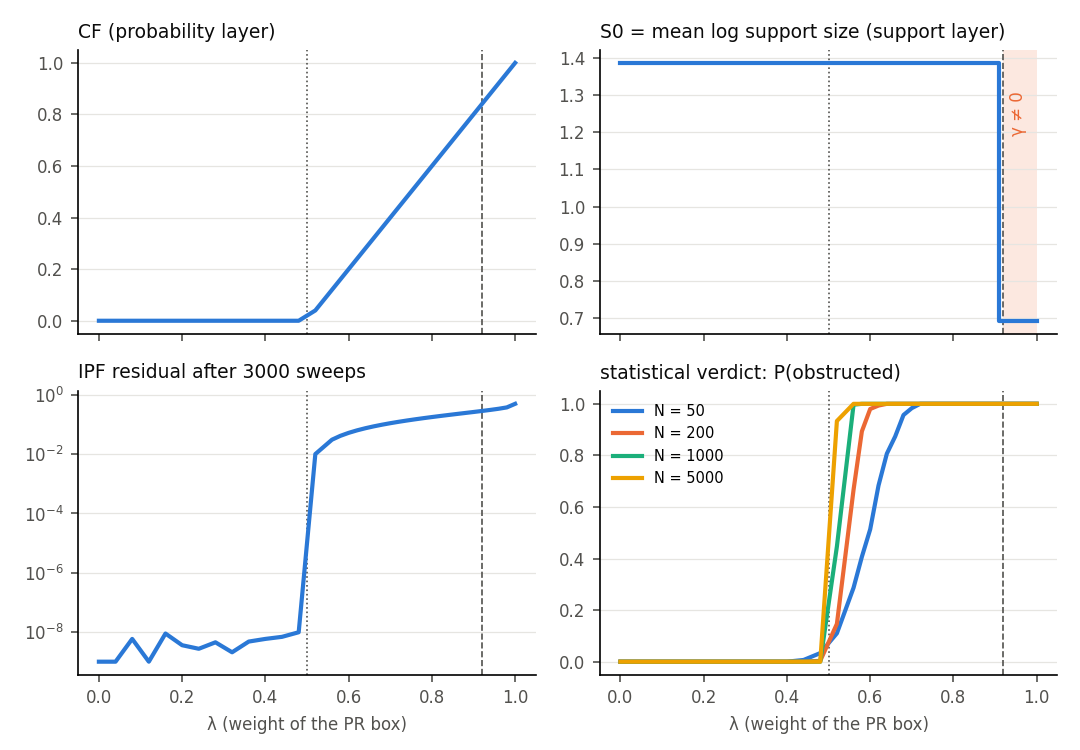

Source code (Python):
"""Gluing-lattice dynamics: which invariants jump and which move continuously along a path of models.

Path: e(lambda) = lambda * PR box + (1 - lambda) * white noise on the CHSH scenario (4 contexts, a 4-cycle).
Along lambda we track
  CF        contextual fraction (LP)                              probability layer, continuous
  S0        mean log support size over contexts (tolerance tau)  support layer, jumps
  gamma     AMB cohomological obstruction on the support at tolerance tau (sound, not complete)
  S2        mean Tsallis-2 entropy over contexts                  continuous
  IPF       maximum-entropy extension converges? (converges iff a joint exists, i.e. CF = 0)
  lattice   statistical verdict from N samples per context: the full cover is 'obstructed' if the CHSH value
            exceeds 2 by 1.645 se (one-sided 5%); every proper sub-cover (3 of the 4 contexts) is a tree and
            always glues (Vorob'ev), so the full cycle is the only possible minimal obstruction.
The support tweak: an empirical support uses a tolerance tau (cells with p < tau count as impossible). With
tau = 0.02 the support of e(lambda) collapses to the PR support at lambda > 1 - 4 tau = 0.92.
"""
import os, sys, json
here = os.path.dirname(os.path.abspath(__file__))
sys.path.insert(0, os.path.join(here, "../.."))
import numpy as np
from amb_vigneaux.models import pr_box, white_noise
from amb_vigneaux.scenario import EmpiricalModel
from amb_vigneaux.outcome import contextual_fraction, analyse_outcomes
from amb_vigneaux.functors import max_entropy_extension

TAU = 0.02
rng = np.random.default_rng(0)
PR = pr_box(); SC = PR.scenario; WN = white_noise(SC)


def mix(lam):
    return EmpiricalModel(SC, {C: lam * PR.tables[C] + (1 - lam) * WN.tables[C] for C in SC.contexts})


def chsh_value(tables):
    """S = sum over contexts of +-(P(a=b) - P(a!=b)) with the PR sign pattern (x*y = 1 flips the sign)"""
    S = 0.0
    for C in SC.contexts:
        secs = SC.sections(C); t = tables[C]
        corr = sum(p * (1 if s[0] == s[1] else -1) for s, p in zip(secs, t))
        x, y = int(C[0][1]), int(C[1][1])
        S += -corr if (x & y) else corr
    return S


def obstructed(model, N):
    counts = {C: rng.multinomial(N, model.tables[C]) for C in SC.contexts}
    t = {C: c / N for C, c in counts.items()}
    S = chsh_value(t)
    var = 0.0
    for C in SC.contexts:
        secs = SC.sections(C); pr = t[C]
        e = np.array([1 if s[0] == s[1] else -1 for s in secs], float)
        m = float((pr * e).sum()); var += (1 - m * m) / N
    return S - 2 > 1.645 * np.sqrt(var)


if __name__ == "__main__":
    lams = np.round(np.concatenate([np.linspace(0, 0.48, 13), [0.52], np.linspace(0.56, 1.0, 23)]), 4)
    rows = []
    for lam in lams:
        e = mix(lam)
        cf = contextual_fraction(e).value
        rep = analyse_outcomes(e, eps=TAU, with_cf=False)
        supp = e.support(TAU)
        S0 = float(np.mean([np.log(len(supp[C])) for C in SC.contexts]))
        S2 = float(np.mean([1 - (e.tables[C] ** 2).sum() for C in SC.contexts]))
        me = max_entropy_extension(e, iters=3000, tol=1e-8)
        det = {N: float(np.mean([obstructed(e, N) for _ in range(300)])) for N in (50, 200, 1000, 5000)}
        rows.append(dict(lam=float(lam), CF=cf, S0=S0, S2=S2, gamma=bool(rep.gamma_h1_nonzero), level=rep.level(),
                         strong=bool(rep.strongly_contextual), ipf_converged=bool(me.converged), ipf_residual=float(me.residual),
                         chsh=chsh_value(e.tables), detect=det))
    print(f"{'lambda':>6s} {'CF':>6s} {'CHSH':>6s} {'S0':>6s} {'S2':>6s} {'gamma':>6s} {'IPF':>9s}  detection at N = 50 / 200 / 1000 / 5000")
    for r in rows:
        print(f"{r['lam']:6.3f} {r['CF']:6.3f} {r['chsh']:6.3f} {r['S0']:6.3f} {r['S2']:6.3f} {str(r['gamma']):>6s} "
              f"{('conv' if r['ipf_converged'] else 'cycles'):>9s}  " + " / ".join(f"{r['detect'][N]:.2f}" for N in (50, 200, 1000, 5000)))
    # regimes
    cfpos = [r for r in rows if r["CF"] > 1e-9]
    stretch = [r["lam"] for r in cfpos if not r["gamma"]]
    print(f"\nCF > 0 from lambda = {min(r['lam'] for r in cfpos):.2f};  CF > 0 but gamma = 0 on lambda in [{min(stretch):.2f}, {max(stretch):.2f}];"
          f"  gamma != 0 from lambda = {min(r['lam'] for r in rows if r['gamma']):.2f}")
    print(f"IPF converges exactly where CF = 0: {all(r['ipf_converged'] == (r['CF'] < 1e-9) for r in rows)}")
    lin = np.polyfit([r['lam'] for r in cfpos], [r['CF'] for r in cfpos], 1)
    print(f"CF on the contextual side is linear in lambda: CF = {lin[0]:.3f} lambda {lin[1]:+.3f}")
    json.dump(rows, open(os.path.join(here, "gluing_lattice_dynamics_results.json"), "w"), indent=1)

    import matplotlib; matplotlib.use("Agg"); import matplotlib.pyplot as plt
    ink, muted = "#0b0b0b", "#52514e"; cols = ["#2a78d6", "#eb6834", "#1baf7a", "#eda100"]
    L = [r["lam"] for r in rows]
    fig, ax = plt.subplots(2, 2, figsize=(7.2, 5.0), sharex=True)
    for a in ax.ravel():
        for sp in ("top", "right"):
            a.spines[sp].set_visible(False)
        a.tick_params(colors=muted, labelsize=8); a.grid(axis="y", color="#e6e5e1", lw=0.6)
        a.axvline(0.5, color=muted, lw=0.8, ls=":"); a.axvline(1 - 4 * TAU, color=muted, lw=0.8, ls="--")
    ax[0, 0].plot(L, [r["CF"] for r in rows], color=cols[0], lw=2); ax[0, 0].set_title("CF (probability layer)", fontsize=9, loc="left", color=ink)
    ax[0, 1].step(L, [r["S0"] for r in rows], where="mid", color=cols[0], lw=2)
    ax[0, 1].set_title("S0 = mean log support size (support layer)", fontsize=9, loc="left", color=ink)
    for r0, r1 in zip(rows[:-1], rows[1:]):
        if r0["gamma"]:
            ax[0, 1].axvspan(r0["lam"], r1["lam"], color=cols[1], alpha=0.15, lw=0)
    ax[0, 1].text(0.955, 1.2, "γ ≠ 0", color=cols[1], fontsize=8, ha="center", rotation=90)
    ax[1, 0].semilogy(L, [max(r["ipf_residual"], 1e-9) for r in rows], color=cols[0], lw=2)
    ax[1, 0].set_title("IPF residual after 3000 sweeps", fontsize=9, loc="left", color=ink)
    for k, N in enumerate((50, 200, 1000, 5000)):
        ax[1, 1].plot(L, [r["detect"][N] for r in rows], color=cols[k], lw=2, label=f"N = {N}")
    ax[1, 1].set_title("statistical verdict: P(obstructed)", fontsize=9, loc="left", color=ink)
    ax[1, 1].legend(fontsize=7, frameon=False, loc="upper left")
    for a in ax[1]:
        a.set_xlabel("λ (weight of the PR box)", fontsize=8, color=muted)
    fig.tight_layout(); fig.savefig(os.path.join(here, "gluing_lattice_dynamics.pdf")); fig.savefig(os.path.join(here, "gluing_lattice_dynamics.png"), dpi=150)
